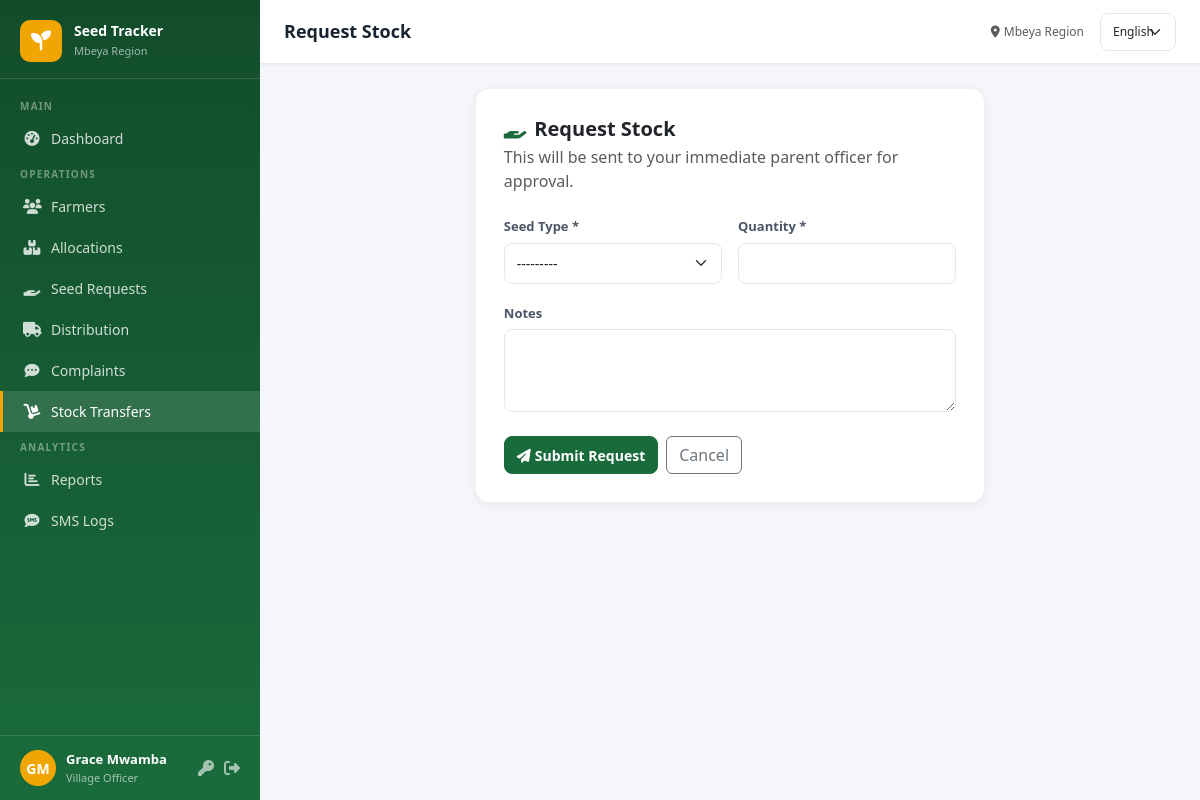
The page /stock/request/ (signed in) on the database its author committed.
### core/models.py (models this page shows, shortened)
class CustomUser(AbstractUser):
    ROLE_CHOICES = [
        ('admin', _('System Administrator')),
        ('regional', _('Regional Officer')),
        ('district', _('District Officer')),
        ('ward', _('Ward Officer')),
        ('village', _('Village Officer')),
        ('extension', _('Agricultural Extension Officer (Bwana Shamba)')),
        ('farmer', _('Farmer (Mkulima)')),
    ]
    role = models.CharField(max_length=20, choices=ROLE_CHOICES, default='village')
    region = models.ForeignKey(Region, on_delete=models.SET_NULL, null=True, blank=True)
    district = models.ForeignKey(District, on_delete=models.SET_NULL, null=True, blank=True)
    ward = models.ForeignKey(Ward, on_delete=models.SET_NULL, null=True, blank=True)
    village = models.ForeignKey(Village, on_delete=models.SET_NULL, null=True, blank=True)
    phone = models.CharField(max_length=20, blank=True)

### core/views.py (the view, shortened to what this page needs)
# urls.py: path('stock/request/', views.stock_request_create, name='stock_request_create'),
@login_required
@role_required('district','ward','village')
def stock_request_create(request):
    user = request.user
    form = StockRequestForm(request.POST or None)
    return render(request, 'core/stock_request_form.html', {'form': form})

### core/forms.py
class StockRequestForm(forms.Form):
    seed_type = forms.ModelChoiceField(queryset=SeedType.objects.all(), widget=forms.Select(attrs={'class':'form-select'}))
    quantity = forms.DecimalField(max_digits=12, decimal_places=2, min_value=0.01, widget=forms.NumberInput(attrs={'class':'form-control'}))
    notes = forms.CharField(required=False, widget=forms.Textarea(attrs={'class':'form-control','rows':3}))

### core/models.py (called while the page is built)
    def __str__(self): return self.name

### templates/core/stock_request_form.html (shortened to what this page needs)
{% extends 'base.html' %}
{% load i18n %}
{% block page_title %}{% trans "Request Stock" %}{% endblock %}
{% block content %}
<div class="row justify-content-center">
  <div class="col-lg-7">
    <div class="form-card">
      <h5 style="font-weight:700;margin-bottom:4px"><i class="fas fa-hand-holding me-2" style="color:#1a6b3c"></i>{% trans "Request Stock" %}</h5>
      <p class="text-muted" style="margin-bottom:20px">{% trans "This will be sent to your immediate parent officer for approval." %}</p>
      <form method="post">
        <div class="row g-3">
          <div class="col-md-6"><label class="form-label">{% trans "Seed Type" %} *</label>{{ form.seed_type }}</div>
          <div class="col-md-6"><label class="form-label">{% trans "Quantity" %} *</label>{{ form.quantity }}</div>
          <div class="col-12"><label class="form-label">{% trans "Notes" %}</label>{{ form.notes }}</div>
        </div>
        <div class="d-flex gap-2 mt-4">
          <button type="submit" class="btn btn-primary"><i class="fas fa-paper-plane me-1"></i>{% trans "Submit Request" %}</button>
          <a href="{% url 'stock_list' %}" class="btn btn-outline-secondary">{% trans "Cancel" %}</a>
        </div>
      </form>
    </div>
  </div>
</div>
{% endblock %}

### templates/base.html (shortened to what this page needs)
{% load i18n %}
<!DOCTYPE html>
<html lang="{{ LANGUAGE_CODE }}">
<head>
<link href="https://cdn.jsdelivr.net/npm/bootstrap@5.3.2/dist/css/bootstrap.min.css" rel="stylesheet">
<link href="https://cdnjs.cloudflare.com/ajax/libs/font-awesome/6.5.0/css/all.min.css" rel="stylesheet">
</head>
<body>
{% if user.is_authenticated %}
<div id="sidebar">
  <div class="sidebar-brand">
    <div class="logo-icon"><i class="fas fa-seedling"></i></div>
    <div class="brand-text">
      <h6>Seed Tracker</h6>
      <small>Mbeya Region</small>
    </div>
  </div>
  <nav class="sidebar-nav">
    {% if user.role == 'farmer' %}
    <div class="nav-section-label">{% trans "Farmer" %}</div>
    <a href="{% url 'farmer_dashboard' %}" class="nav-link {% if request.resolver_match.url_name == 'farmer_dashboard' %}active{% endif %}">
      <i class="fas fa-tachometer-alt"></i> {% trans "Dashboard" %}
    </a>
    <a href="{% url 'farmer_profile_edit' %}" class="nav-link {% if 'profile' in request.resolver_match.url_name %}active{% endif %}">
      <i class="fas fa-tractor"></i> {% trans "My Farm Info" %}
    </a>
    <a href="{% url 'seed_request_create' %}" class="nav-link {% if request.resolver_match.url_name == 'seed_request_create' %}active{% endif %}">
      <i class="fas fa-hand-holding-heart"></i> {% trans "Request Seeds" %}
    </a>
    <a href="{% url 'seed_request_list' %}" class="nav-link {% if request.resolver_match.url_name == 'seed_request_list' %}active{% endif %}">
      <i class="fas fa-hand-holding"></i> {% trans "My Requests" %}
    </a>
    <a href="{% url 'allocation_list' %}" class="nav-link {% if 'allocation' in request.resolver_match.url_name %}active{% endif %}">
      <i class="fas fa-boxes"></i> {% trans "My Allocations" %}
    </a>
    <a href="{% url 'feedback_list' %}" class="nav-link {% if 'feedback' in request.resolver_match.url_name %}active{% endif %}">
      <i class="fas fa-comment-dots"></i> {% trans "Feedback" %}
    </a>
    {% else %}
    <div class="nav-section-label">{% trans "Main" %}</div>
    <a href="{% url 'dashboard' %}" class="nav-link {% if request.resolver_match.url_name == 'dashboard' %}active{% endif %}">
      <i class="fas fa-tachometer-alt"></i> {% trans "Dashboard" %}
    </a>
    <div class="nav-section-label">{% trans "Operations" %}</div>
    <a href="{% url 'farmer_list' %}" class="nav-link {% if 'farmer' in request.resolver_match.url_name %}active{% endif %}">
      <i class="fas fa-users"></i> {% trans "Farmers" %}
    </a>
    <a href="{% url 'allocation_list' %}" class="nav-link {% if 'allocation' in request.resolver_match.url_name %}active{% endif %}">
      <i class="fas fa-boxes"></i> {% trans "Allocations" %}
    </a>
    <a href="{% url 'seed_request_list' %}" class="nav-link {% if 'seed_request' in request.resolver_match.url_name %}active{% endif %}">
      <i class="fas fa-hand-holding"></i> {% trans "Seed Requests" %}
    </a>
    <a href="{% url 'distribution_list' %}" class="nav-link {% if 'distribution' in request.resolver_match.url_name %}active{% endif %}">
      <i class="fas fa-truck"></i> {% trans "Distribution" %}
    </a>
    <a href="{% url 'feedback_list' %}" class="nav-link {% if 'feedback' in request.resolver_match.url_name %}active{% endif %}">
      <i class="fas fa-comment-dots"></i> {% trans "Complaints" %}
    </a>
    {% if user.role != 'extension' %}
    <a href="{% url 'stock_list' %}" class="nav-link {% if 'stock' in request.resolver_match.url_name %}active{% endif %}">
      <i class="fas fa-dolly"></i> {% trans "Stock Transfers" %}
    </a>
    {% endif %}
    <div class="nav-section-label">{% trans "Analytics" %}</div>
    <a href="{% url 'reports' %}" class="nav-link {% if 'report' in request.resolver_match.url_name %}active{% endif %}">
      <i class="fas fa-chart-bar"></i> {% trans "Reports" %}
    </a>
    <a href="{% url 'sms_logs' %}" class="nav-link {% if 'sms' in request.resolver_match.url_name %}active{% endif %}">
      <i class="fas fa-sms"></i> {% trans "SMS Logs" %}
    </a>
    {% endif %}
  </nav>
  <div class="sidebar-user">
    <div class="user-avatar">{{ user.first_name|first|upper }}{{ user.last_name|first|upper }}</div>
    <div class="user-info">
      <div class="user-name">{{ user.get_full_name|default:user.username }}</div>
      <div class="user-role">{{ user.get_role_display }}</div>
    </div>
    <a href="{% url 'change_password' %}" title="{% trans 'Change Password' %}" style="color:rgba(255,255,255,.6)"><i class="fas fa-key"></i></a>
    <a href="{% url 'logout' %}" title="{% trans 'Logout' %}" style="color:rgba(255,255,255,.6)"><i class="fas fa-sign-out-alt"></i></a>
  </div>
</div>
<div id="main">
  <div id="topbar">
    <h1 class="page-title">{% block page_title %}{% trans "Dashboard" %}{% endblock %}</h1>
    <div class="d-flex align-items-center gap-3">
      <span class="text-muted" style="font-size:12px;"><i class="fas fa-map-marker-alt me-1"></i>{% trans "Mbeya Region" %}</span>
      <form action="{% url 'set_language' %}" method="post" class="d-flex align-items-center">
        <select name="language" onchange="this.form.submit()" class="form-select form-select-sm" style="font-size:12px;width:auto;">
          {% get_current_language as CURRENT_LANGUAGE %}
          {% get_available_languages as AVAILABLE_LANGUAGES %}
          {% for lang_code, lang_name in AVAILABLE_LANGUAGES %}
          <option value="{{ lang_code }}" {% if lang_code == CURRENT_LANGUAGE %}selected{% endif %}>{{ lang_name }}</option>
          {% endfor %}
        </select>
      </form>
    </div>
  </div>
  <div class="content-area">
    {% block content %}{% endblock %}
  </div>
</div>
{% else %}
{% block auth_content %}{% endblock %}
{% endif %}
</body>
</html>

### templates/base.html (style rules this page uses)
:root { --primary: #1a6b3c; --primary-dark: #124d2b; --primary-light: #e8f5ee; --accent: #f0a500; --accent-light: #fff8e6; --sidebar-width: 260px; --topbar-height: 64px; }
body { background: #f4f6f9; font-family: 'Segoe UI', sans-serif; }
#sidebar { width: var(--sidebar-width); height: 100vh; position: fixed; top: 0; left: 0; background: linear-gradient(180deg, var(--primary-dark) 0%, var(--primary) 100%); z-index: 1000; overflow-y: auto; transition: transform .3s ease; display: flex; flex-direction: column; }
.sidebar-brand { padding: 20px 20px 16px; border-bottom: 1px solid rgba(255,255,255,.15); display: flex; align-items: center; gap: 12px; }
.sidebar-brand .logo-icon { width: 42px; height: 42px; background: var(--accent); border-radius: 10px; display: flex; align-items: center; justify-content: center; font-size: 20px; color: #fff; flex-shrink: 0; }
.sidebar-brand .brand-text { line-height: 1.2; }
.sidebar-brand .brand-text h6 { margin: 0; color: #fff; font-size: 14px; font-weight: 700; }
.sidebar-brand .brand-text small { color: rgba(255,255,255,.6); font-size: 11px; }
.sidebar-nav { padding: 12px 0; flex: 1; }
.nav-section-label { padding: 8px 20px 4px; font-size: 10px; text-transform: uppercase; letter-spacing: 1.2px; color: rgba(255,255,255,.4); font-weight: 600; }
.sidebar-nav .nav-link { padding: 10px 20px; color: rgba(255,255,255,.8); display: flex; align-items: center; gap: 10px; font-size: 14px; border-radius: 0; transition: all .2s; text-decoration: none; border-left: 3px solid transparent; }
.sidebar-nav .nav-link:hover, .sidebar-nav .nav-link.active { background: rgba(255,255,255,.12); color: #fff; border-left-color: var(--accent); }
.sidebar-nav .nav-link i { width: 18px; text-align: center; font-size: 15px; }
.sidebar-user { padding: 14px 20px; border-top: 1px solid rgba(255,255,255,.15); display: flex; align-items: center; gap: 10px; }
.sidebar-user .user-avatar { width: 36px; height: 36px; border-radius: 50%; background: var(--accent); display: flex; align-items: center; justify-content: center; color: #fff; font-weight: 700; font-size: 14px; }
.sidebar-user .user-info { flex: 1; min-width: 0; }
.sidebar-user .user-info .user-name { color: #fff; font-size: 13px; font-weight: 600; white-space: nowrap; overflow: hidden; text-overflow: ellipsis; }
.sidebar-user .user-info .user-role { color: rgba(255,255,255,.6); font-size: 11px; }
#main { margin-left: var(--sidebar-width); min-height: 100vh; display: flex; flex-direction: column; }
#topbar { height: var(--topbar-height); background: #fff; border-bottom: 1px solid #e8ecf0; display: flex; align-items: center; padding: 0 24px; gap: 16px; position: sticky; top: 0; z-index: 99; box-shadow: 0 1px 4px rgba(0,0,0,.06); }
#topbar .page-title { font-size: 18px; font-weight: 700; color: #1a2332; margin: 0; flex: 1; }
.content-area { padding: 24px; flex: 1; }
.form-card { background: #fff; border-radius: 14px; padding: 28px; box-shadow: 0 2px 8px rgba(0,0,0,.06); border: 1px solid #eef0f3; }
.form-label { font-size: 13px; font-weight: 600; color: #4a5568; margin-bottom: 6px; }
.form-control, .form-select { border-radius: 8px; border: 1.5px solid #e2e8f0; font-size: 14px; padding: 9px 12px; transition: border-color .2s, box-shadow .2s; }
.btn-primary { background: var(--primary); border-color: var(--primary); border-radius: 8px; font-weight: 600; font-size: 14px; }

### rows shown on the page
CustomUser: first_name|first "G", last_name|first "M", get_full_name "Grace Mwamba", role "Village Officer"

### other values the page prints
form field language "English"
